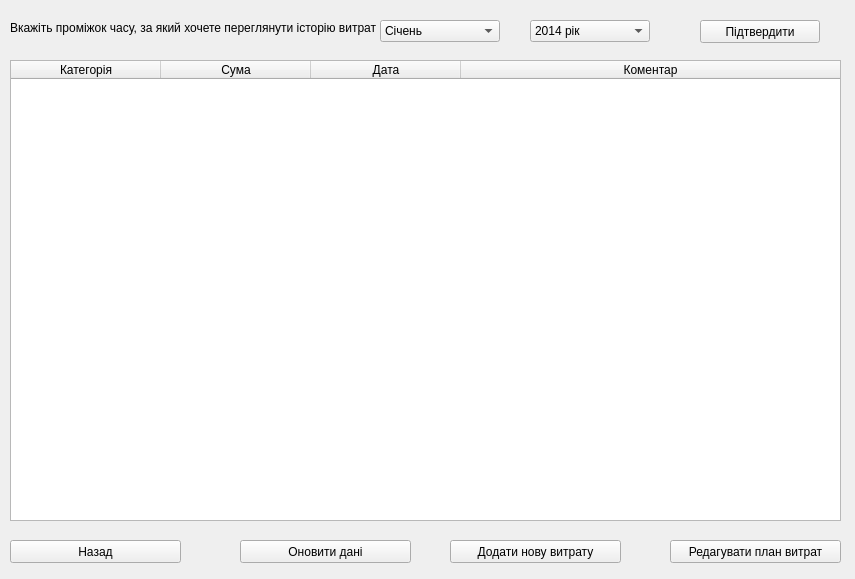
<?xml version="1.0" encoding="UTF-8"?>
<ui version="4.0">
 <class>UserInfo</class>
 <widget class="QWidget" name="UserInfo">
  <property name="geometry">
   <rect>
    <x>0</x>
    <y>0</y>
    <width>855</width>
    <height>579</height>
   </rect>
  </property>
  <property name="maximumSize">
   <size>
    <width>855</width>
    <height>579</height>
   </size>
  </property>
  <property name="sizeIncrement">
   <size>
    <width>855</width>
    <height>579</height>
   </size>
  </property>
  <property name="windowTitle">
   <string>Моя історія</string>
  </property>
  <widget class="QLabel" name="info_label">
   <property name="geometry">
    <rect>
     <x>10</x>
     <y>20</y>
     <width>701</width>
     <height>16</height>
    </rect>
   </property>
   <property name="text">
    <string>Вкажіть проміжок часу, за який хочете переглянути історію витрат</string>
   </property>
  </widget>
  <widget class="QComboBox" name="month_comboBox">
   <property name="geometry">
    <rect>
     <x>380</x>
     <y>20</y>
     <width>120</width>
     <height>22</height>
    </rect>
   </property>
   <item>
    <property name="text">
     <string>Січень</string>
    </property>
   </item>
   <item>
    <property name="text">
     <string>Лютий</string>
    </property>
   </item>
   <item>
    <property name="text">
     <string>Березень</string>
    </property>
   </item>
   <item>
    <property name="text">
     <string>Квітень</string>
    </property>
   </item>
   <item>
    <property name="text">
     <string>Травень</string>
    </property>
   </item>
   <item>
    <property name="text">
     <string>Червень</string>
    </property>
   </item>
   <item>
    <property name="text">
     <string>Липень</string>
    </property>
   </item>
   <item>
    <property name="text">
     <string>Серпень</string>
    </property>
   </item>
   <item>
    <property name="text">
     <string>Вересень</string>
    </property>
   </item>
   <item>
    <property name="text">
     <string>Жовтень</string>
    </property>
   </item>
   <item>
    <property name="text">
     <string>Листопад</string>
    </property>
   </item>
   <item>
    <property name="text">
     <string>Грудень</string>
    </property>
   </item>
  </widget>
  <widget class="QComboBox" name="year_comboBox">
   <property name="geometry">
    <rect>
     <x>530</x>
     <y>20</y>
     <width>120</width>
     <height>22</height>
    </rect>
   </property>
   <item>
    <property name="text">
     <string>2014 рік</string>
    </property>
   </item>
   <item>
    <property name="text">
     <string>2015 рік</string>
    </property>
   </item>
   <item>
    <property name="text">
     <string>2016 рік</string>
    </property>
   </item>
  </widget>
  <widget class="QPushButton" name="confirm_button">
   <property name="geometry">
    <rect>
     <x>700</x>
     <y>20</y>
     <width>120</width>
     <height>23</height>
    </rect>
   </property>
   <property name="text">
    <string>Підтвердити</string>
   </property>
  </widget>
  <widget class="QTableWidget" name="costs_tableWidget">
   <property name="geometry">
    <rect>
     <x>10</x>
     <y>60</y>
     <width>831</width>
     <height>461</height>
    </rect>
   </property>
   <attribute name="horizontalHeaderDefaultSectionSize">
    <number>150</number>
   </attribute>
   <attribute name="horizontalHeaderStretchLastSection">
    <bool>true</bool>
   </attribute>
   <column>
    <property name="text">
     <string>Категорія</string>
    </property>
   </column>
   <column>
    <property name="text">
     <string>Сума</string>
    </property>
   </column>
   <column>
    <property name="text">
     <string>Дата</string>
    </property>
   </column>
   <column>
    <property name="text">
     <string>Коментар</string>
    </property>
   </column>
  </widget>
  <widget class="QPushButton" name="back_button">
   <property name="geometry">
    <rect>
     <x>10</x>
     <y>540</y>
     <width>171</width>
     <height>23</height>
    </rect>
   </property>
   <property name="text">
    <string>Назад</string>
   </property>
  </widget>
  <widget class="QPushButton" name="add_new_cost_button">
   <property name="geometry">
    <rect>
     <x>450</x>
     <y>540</y>
     <width>171</width>
     <height>23</height>
    </rect>
   </property>
   <property name="text">
    <string>Додати нову витрату</string>
   </property>
  </widget>
  <widget class="QPushButton" name="edit_plane_button">
   <property name="geometry">
    <rect>
     <x>670</x>
     <y>540</y>
     <width>171</width>
     <height>23</height>
    </rect>
   </property>
   <property name="text">
    <string>Редагувати план витрат</string>
   </property>
  </widget>
  <widget class="QPushButton" name="refresh_data_button">
   <property name="geometry">
    <rect>
     <x>240</x>
     <y>540</y>
     <width>171</width>
     <height>23</height>
    </rect>
   </property>
   <property name="text">
    <string>Оновити дані</string>
   </property>
  </widget>
 </widget>
 <resources/>
 <connections/>
</ui>
